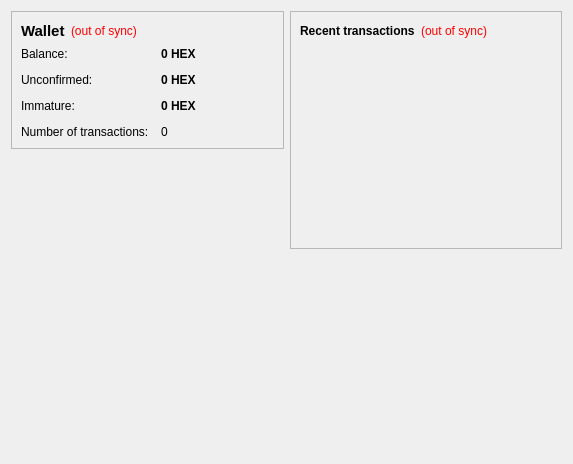
<?xml version="1.0" encoding="UTF-8"?>
<ui version="4.0">
 <class>OverviewPage</class>
 <widget class="QWidget" name="OverviewPage">
  <property name="geometry">
   <rect>
    <x>0</x>
    <y>0</y>
    <width>573</width>
    <height>464</height>
   </rect>
  </property>
  <property name="windowTitle">
   <string>Form</string>
  </property>
  <layout class="QHBoxLayout" name="horizontalLayout" stretch="1,1">
   <item>
    <layout class="QVBoxLayout" name="verticalLayout_2">
     <item>
      <widget class="QFrame" name="frame">
       <property name="frameShape">
        <enum>QFrame::StyledPanel</enum>
       </property>
       <property name="frameShadow">
        <enum>QFrame::Raised</enum>
       </property>
       <layout class="QVBoxLayout" name="verticalLayout_4">
        <item>
         <layout class="QHBoxLayout" name="horizontalLayout_4">
          <item>
           <widget class="QLabel" name="label_5">
            <property name="font">
             <font>
              <pointsize>11</pointsize>
              <weight>75</weight>
              <bold>true</bold>
             </font>
            </property>
            <property name="text">
             <string>Wallet</string>
            </property>
           </widget>
          </item>
          <item>
           <widget class="QLabel" name="labelWalletStatus">
            <property name="toolTip">
             <string>The displayed information may be out of date. Your wallet automatically synchronizes with the HeisenbergHex network after a connection is established, but this process has not completed yet.</string>
            </property>
            <property name="styleSheet">
             <string notr="true">QLabel { color: red; }</string>
            </property>
            <property name="text">
             <string notr="true">(out of sync)</string>
            </property>
            <property name="alignment">
             <set>Qt::AlignLeading|Qt::AlignLeft|Qt::AlignVCenter</set>
            </property>
           </widget>
          </item>
          <item>
           <spacer name="horizontalSpacer_2">
            <property name="orientation">
             <enum>Qt::Horizontal</enum>
            </property>
            <property name="sizeHint" stdset="0">
             <size>
              <width>40</width>
              <height>20</height>
             </size>
            </property>
           </spacer>
          </item>
         </layout>
        </item>
        <item>
         <layout class="QFormLayout" name="formLayout_2">
          <property name="fieldGrowthPolicy">
           <enum>QFormLayout::AllNonFixedFieldsGrow</enum>
          </property>
          <property name="horizontalSpacing">
           <number>12</number>
          </property>
          <property name="verticalSpacing">
           <number>12</number>
          </property>
          <item row="0" column="0">
           <widget class="QLabel" name="label">
            <property name="text">
             <string>Balance:</string>
            </property>
           </widget>
          </item>
          <item row="0" column="1">
           <widget class="QLabel" name="labelBalance">
            <property name="font">
             <font>
              <weight>75</weight>
              <bold>true</bold>
             </font>
            </property>
            <property name="cursor">
             <cursorShape>IBeamCursor</cursorShape>
            </property>
            <property name="toolTip">
             <string>Your current balance</string>
            </property>
            <property name="text">
             <string notr="true">0 HEX</string>
            </property>
            <property name="textInteractionFlags">
             <set>Qt::LinksAccessibleByMouse|Qt::TextSelectableByKeyboard|Qt::TextSelectableByMouse</set>
            </property>
           </widget>
          </item>
          <item row="1" column="0">
           <widget class="QLabel" name="label_3">
            <property name="text">
             <string>Unconfirmed:</string>
            </property>
           </widget>
          </item>
          <item row="1" column="1">
           <widget class="QLabel" name="labelUnconfirmed">
            <property name="font">
             <font>
              <weight>75</weight>
              <bold>true</bold>
             </font>
            </property>
            <property name="cursor">
             <cursorShape>IBeamCursor</cursorShape>
            </property>
            <property name="toolTip">
             <string>Total of transactions that have yet to be confirmed, and do not yet count toward the current balance</string>
            </property>
            <property name="text">
             <string notr="true">0 HEX</string>
            </property>
            <property name="textInteractionFlags">
             <set>Qt::LinksAccessibleByMouse|Qt::TextSelectableByKeyboard|Qt::TextSelectableByMouse</set>
            </property>
           </widget>
          </item>
          <item row="3" column="0">
           <widget class="QLabel" name="label_2">
            <property name="text">
             <string>Number of transactions:</string>
            </property>
           </widget>
          </item>
          <item row="3" column="1">
           <widget class="QLabel" name="labelNumTransactions">
            <property name="toolTip">
             <string>Total number of transactions in wallet</string>
            </property>
            <property name="text">
             <string notr="true">0</string>
            </property>
           </widget>
          </item>
          <item row="2" column="0">
           <widget class="QLabel" name="labelImmatureText">
            <property name="text">
             <string>Immature:</string>
            </property>
           </widget>
          </item>
          <item row="2" column="1">
           <widget class="QLabel" name="labelImmature">
            <property name="font">
             <font>
              <weight>75</weight>
              <bold>true</bold>
             </font>
            </property>
            <property name="toolTip">
             <string>Mined balance that has not yet matured</string>
            </property>
            <property name="text">
             <string notr="true">0 HEX</string>
            </property>
            <property name="textInteractionFlags">
             <set>Qt::LinksAccessibleByMouse|Qt::TextSelectableByKeyboard|Qt::TextSelectableByMouse</set>
            </property>
           </widget>
          </item>
         </layout>
        </item>
       </layout>
      </widget>
     </item>
     <item>
      <spacer name="verticalSpacer">
       <property name="orientation">
        <enum>Qt::Vertical</enum>
       </property>
       <property name="sizeHint" stdset="0">
        <size>
         <width>20</width>
         <height>40</height>
        </size>
       </property>
      </spacer>
     </item>
     <item>
      <widget class="QLabel" name="label_6">
       <property name="text">
        <string/>
       </property>
       <property name="pixmap">
        <pixmap resource="../bitcoin.qrc">:/images/backg</pixmap>
       </property>
       <property name="scaledContents">
        <bool>false</bool>
       </property>
       <property name="alignment">
        <set>Qt::AlignCenter</set>
       </property>
       <property name="margin">
        <number>-2</number>
       </property>
      </widget>
     </item>
    </layout>
   </item>
   <item>
    <layout class="QVBoxLayout" name="verticalLayout_3">
     <item>
      <widget class="QFrame" name="frame_2">
       <property name="frameShape">
        <enum>QFrame::StyledPanel</enum>
       </property>
       <property name="frameShadow">
        <enum>QFrame::Raised</enum>
       </property>
       <layout class="QVBoxLayout" name="verticalLayout">
        <item>
         <layout class="QHBoxLayout" name="horizontalLayout_2">
          <item>
           <widget class="QLabel" name="label_4">
            <property name="text">
             <string>&lt;b&gt;Recent transactions&lt;/b&gt;</string>
            </property>
           </widget>
          </item>
          <item>
           <widget class="QLabel" name="labelTransactionsStatus">
            <property name="toolTip">
             <string>The displayed information may be out of date. Your wallet automatically synchronizes with the HeisenbergHex network after a connection is established, but this process has not completed yet.</string>
            </property>
            <property name="styleSheet">
             <string notr="true">QLabel { color: red; }</string>
            </property>
            <property name="text">
             <string notr="true">(out of sync)</string>
            </property>
            <property name="alignment">
             <set>Qt::AlignRight|Qt::AlignTrailing|Qt::AlignVCenter</set>
            </property>
           </widget>
          </item>
          <item>
           <spacer name="horizontalSpacer">
            <property name="orientation">
             <enum>Qt::Horizontal</enum>
            </property>
            <property name="sizeHint" stdset="0">
             <size>
              <width>40</width>
              <height>20</height>
             </size>
            </property>
           </spacer>
          </item>
         </layout>
        </item>
        <item>
         <widget class="QListView" name="listTransactions">
          <property name="styleSheet">
           <string notr="true">QListView { background: transparent; }</string>
          </property>
          <property name="frameShape">
           <enum>QFrame::NoFrame</enum>
          </property>
          <property name="verticalScrollBarPolicy">
           <enum>Qt::ScrollBarAlwaysOff</enum>
          </property>
          <property name="horizontalScrollBarPolicy">
           <enum>Qt::ScrollBarAlwaysOff</enum>
          </property>
          <property name="selectionMode">
           <enum>QAbstractItemView::NoSelection</enum>
          </property>
         </widget>
        </item>
       </layout>
      </widget>
     </item>
     <item>
      <spacer name="verticalSpacer_2">
       <property name="orientation">
        <enum>Qt::Vertical</enum>
       </property>
       <property name="sizeHint" stdset="0">
        <size>
         <width>20</width>
         <height>40</height>
        </size>
       </property>
      </spacer>
     </item>
    </layout>
   </item>
  </layout>
 </widget>
 <resources>
  <include location="../bitcoin.qrc"/>
 </resources>
 <connections/>
</ui>
